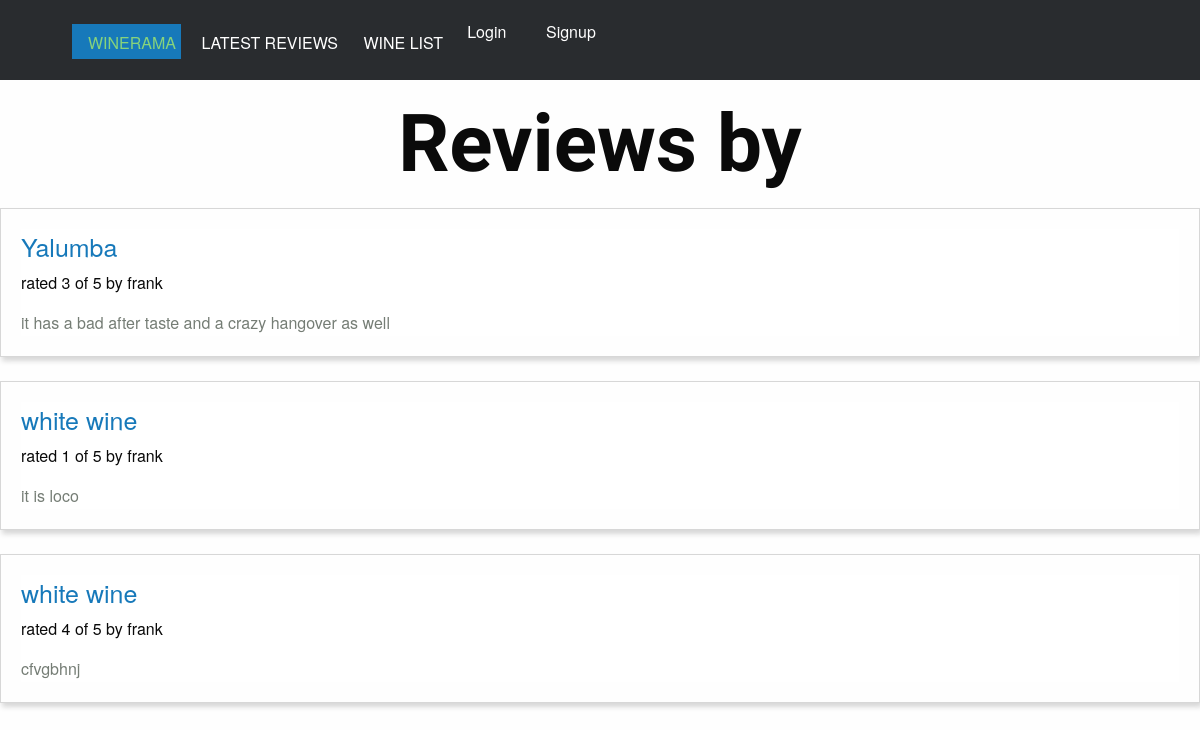
The app's page /review/user/frank/, older data.
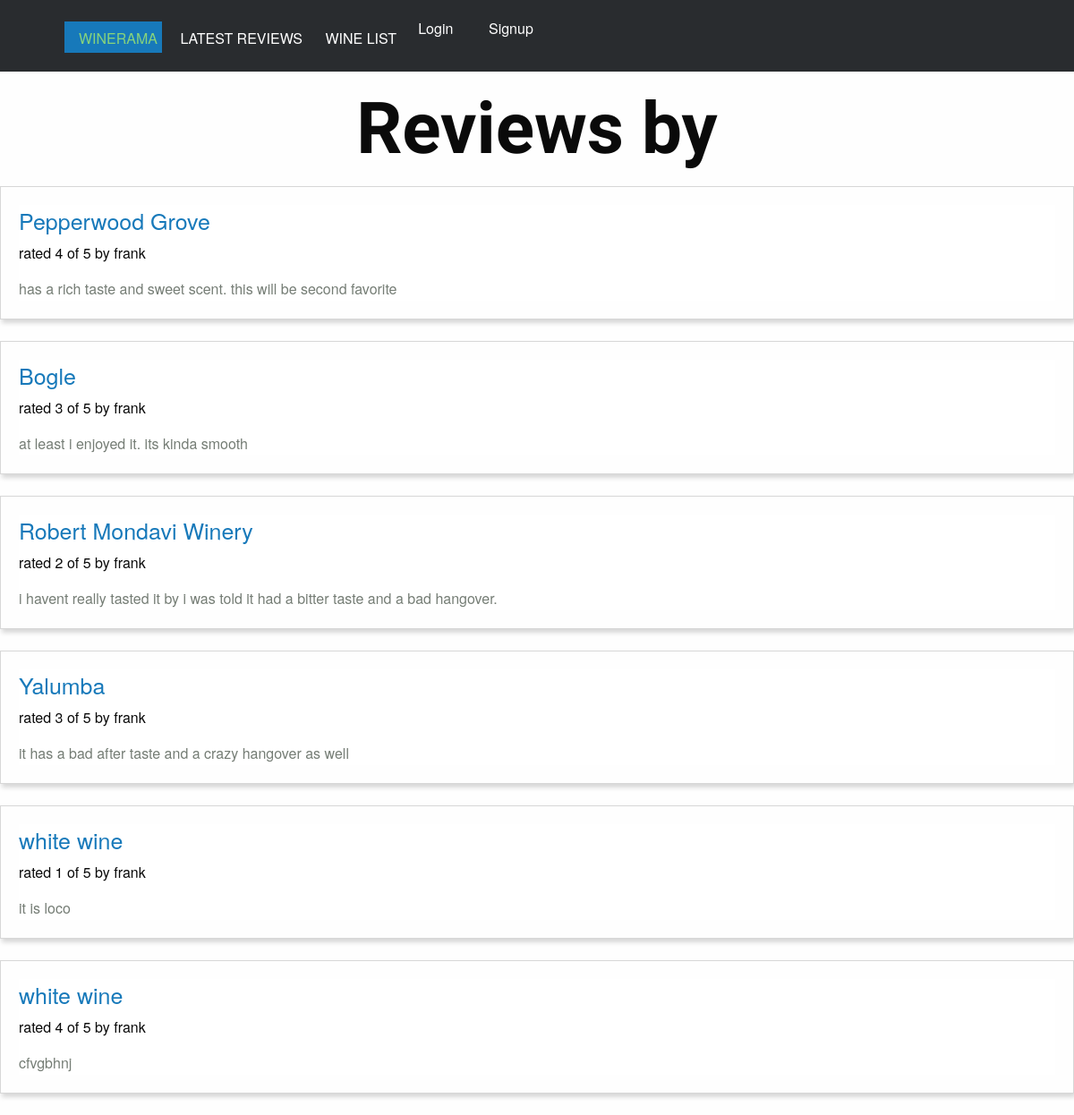
The same page, newer data.
### reviews/models.py (models this page shows, shortened)
class Review(models.Model):
    RATING_CHOICES = (
        (1, '1'),
        (2, '2'),
        (3, '3'),
        (4, '4'),
        (5, '5'),
    )
    wine = models.ForeignKey(Wine)
    pub_date = models.DateTimeField('date published')
    user_name = models.CharField(max_length=100)
    comment = models.CharField(max_length=200)
    rating = models.IntegerField(choices=RATING_CHOICES)

class Wine (models.Model):
    name =  models.CharField(max_length=200)
    description = models.TextField(null=True)

### reviews/views.py (the view)
# urls.py: url(r'^review/user/(?P<username>\w+)/$', views.user_review_list, name='user_review_list'),
def user_review_list(request, username=None):
    if not username:
        username = request.user.username
    latest_review_list = Review.objects.filter(user_name=username).order_by('-pub_date')
    context = {'latest_review_list': latest_review_list, 'username':username}
    return render(request, 'reviews/user_review_list.html',context)

### reviews/templates/reviews/user_review_list.html
{% extends 'reviews/review_list.html' %}
{% load staticfiles %}
{% block title %}
	<h2>Reviews by {{user.user}}</h2>
{% endblock %}

### reviews/templates/reviews/review_list.html (shortened to what this page needs)
{% extends 'reviews/base.html' %}
{% load staticfiles %}
{% block content %}
  {% if latest_review_list %}
    <div class="row">
      {% for review in latest_review_list %}
        <div class="medium-6 large-4 columns">
          <article class="article-card">
            <div class="card-content">
              <h4><a href="{% url 'reviews:review_detail' review.id %}"> {{ review.wine.name }}</a></h4>
              <h6>rated {{ review.rating }} of 5 by  {{ review.user_name }}</h6>
              <p><p>{{ review.comment }}</p>
            </div>
          </article>
        </div>
      {% endfor %}
    </div>
  {% else %}
    <p>No reviews are available.</p>
  {% endif %}
{% endblock %}

Row changes from the older to the newer data that the page shows:
added Review: wine.name "Pepperwood Grove", rating "4", user_name "frank", comment "has a rich taste and sweet scent. this will be second favorite"
added Review: wine.name "Bogle", rating "3", user_name "frank", comment "at least i enjoyed it. its kinda smooth"
added Review: wine.name "Robert Mondavi Winery", rating "2", user_name "frank", comment "i havent really tasted it by i was told it had a bitter taste and a bad hangover."
